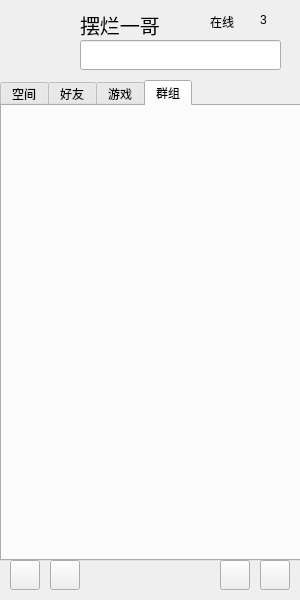
<?xml version="1.0" encoding="UTF-8"?>
<ui version="4.0">
 <class>MyChat</class>
 <widget class="QWidget" name="MyChat">
  <property name="geometry">
   <rect>
    <x>0</x>
    <y>0</y>
    <width>300</width>
    <height>600</height>
   </rect>
  </property>
  <property name="minimumSize">
   <size>
    <width>300</width>
    <height>600</height>
   </size>
  </property>
  <property name="maximumSize">
   <size>
    <width>300</width>
    <height>600</height>
   </size>
  </property>
  <property name="cursor">
   <cursorShape>PointingHandCursor</cursorShape>
  </property>
  <property name="windowTitle">
   <string>MyChat</string>
  </property>
  <property name="windowIcon">
   <iconset resource="resource.qrc">
    <normaloff>:/tx/6.png</normaloff>:/tx/6.png</iconset>
  </property>
  <widget class="QPushButton" name="pb_icon">
   <property name="geometry">
    <rect>
     <x>10</x>
     <y>10</y>
     <width>60</width>
     <height>60</height>
    </rect>
   </property>
   <property name="text">
    <string/>
   </property>
   <property name="icon">
    <iconset>
     <normaloff>:/tx/11.png</normaloff>:/tx/11.png</iconset>
   </property>
   <property name="iconSize">
    <size>
     <width>60</width>
     <height>60</height>
    </size>
   </property>
   <property name="flat">
    <bool>true</bool>
   </property>
  </widget>
  <widget class="QLabel" name="lb_name">
   <property name="geometry">
    <rect>
     <x>80</x>
     <y>10</y>
     <width>131</width>
     <height>30</height>
    </rect>
   </property>
   <property name="font">
    <font>
     <family>华文行楷</family>
     <pointsize>15</pointsize>
    </font>
   </property>
   <property name="text">
    <string>摆烂一哥</string>
   </property>
  </widget>
  <widget class="QLineEdit" name="le_feeling">
   <property name="geometry">
    <rect>
     <x>80</x>
     <y>40</y>
     <width>201</width>
     <height>30</height>
    </rect>
   </property>
   <property name="font">
    <font>
     <family>华文行楷</family>
    </font>
   </property>
  </widget>
  <widget class="QTabWidget" name="tabWidget">
   <property name="geometry">
    <rect>
     <x>0</x>
     <y>80</y>
     <width>301</width>
     <height>481</height>
    </rect>
   </property>
   <property name="currentIndex">
    <number>3</number>
   </property>
   <widget class="QWidget" name="page_message">
    <attribute name="title">
     <string>空间</string>
    </attribute>
    <widget class="QWidget" name="widget" native="true">
     <property name="geometry">
      <rect>
       <x>0</x>
       <y>0</y>
       <width>291</width>
       <height>451</height>
      </rect>
     </property>
    </widget>
   </widget>
   <widget class="QWidget" name="page_friend">
    <attribute name="title">
     <string>好友</string>
    </attribute>
    <widget class="QScrollArea" name="scrollArea">
     <property name="geometry">
      <rect>
       <x>0</x>
       <y>0</y>
       <width>291</width>
       <height>451</height>
      </rect>
     </property>
     <property name="widgetResizable">
      <bool>true</bool>
     </property>
     <widget class="QWidget" name="scrollAreaWidgetContents">
      <property name="geometry">
       <rect>
        <x>0</x>
        <y>0</y>
        <width>289</width>
        <height>449</height>
       </rect>
      </property>
      <layout class="QVBoxLayout" name="verticalLayout">
       <property name="leftMargin">
        <number>0</number>
       </property>
       <property name="topMargin">
        <number>3</number>
       </property>
       <property name="rightMargin">
        <number>0</number>
       </property>
       <property name="bottomMargin">
        <number>3</number>
       </property>
       <item>
        <widget class="QWidget" name="wdg_list" native="true"/>
       </item>
       <item>
        <spacer name="verticalSpacer">
         <property name="orientation">
          <enum>Qt::Vertical</enum>
         </property>
         <property name="sizeHint" stdset="0">
          <size>
           <width>20</width>
           <height>423</height>
          </size>
         </property>
        </spacer>
       </item>
      </layout>
     </widget>
    </widget>
   </widget>
   <widget class="QWidget" name="page_space">
    <attribute name="title">
     <string>游戏</string>
    </attribute>
    <widget class="QPushButton" name="pushButton">
     <property name="geometry">
      <rect>
       <x>40</x>
       <y>20</y>
       <width>70</width>
       <height>70</height>
      </rect>
     </property>
     <property name="acceptDrops">
      <bool>false</bool>
     </property>
     <property name="autoFillBackground">
      <bool>false</bool>
     </property>
     <property name="text">
      <string/>
     </property>
     <property name="icon">
      <iconset resource="resource.qrc">
       <normaloff>:/chesscards/pc_weiqi.PNG</normaloff>:/chesscards/pc_weiqi.PNG</iconset>
     </property>
     <property name="iconSize">
      <size>
       <width>70</width>
       <height>70</height>
      </size>
     </property>
     <property name="checkable">
      <bool>false</bool>
     </property>
     <property name="autoRepeat">
      <bool>false</bool>
     </property>
     <property name="autoExclusive">
      <bool>false</bool>
     </property>
     <property name="autoDefault">
      <bool>true</bool>
     </property>
     <property name="default">
      <bool>false</bool>
     </property>
     <property name="flat">
      <bool>true</bool>
     </property>
    </widget>
    <widget class="QLabel" name="label">
     <property name="geometry">
      <rect>
       <x>150</x>
       <y>30</y>
       <width>81</width>
       <height>41</height>
      </rect>
     </property>
     <property name="text">
      <string>   五子棋</string>
     </property>
    </widget>
   </widget>
   <widget class="QWidget" name="page_group">
    <attribute name="title">
     <string>群组</string>
    </attribute>
    <widget class="QWidget" name="widget_group" native="true">
     <property name="geometry">
      <rect>
       <x>0</x>
       <y>0</y>
       <width>291</width>
       <height>455</height>
      </rect>
     </property>
     <layout class="QVBoxLayout" name="verticalLayout_2">
      <item>
       <widget class="QWidget" name="widget_3" native="true"/>
      </item>
      <item>
       <spacer name="verticalSpacer_2">
        <property name="orientation">
         <enum>Qt::Vertical</enum>
        </property>
        <property name="sizeHint" stdset="0">
         <size>
          <width>20</width>
          <height>418</height>
         </size>
        </property>
       </spacer>
      </item>
     </layout>
    </widget>
   </widget>
  </widget>
  <widget class="QPushButton" name="pb_tool1">
   <property name="geometry">
    <rect>
     <x>10</x>
     <y>560</y>
     <width>30</width>
     <height>30</height>
    </rect>
   </property>
   <property name="text">
    <string/>
   </property>
   <property name="flat">
    <bool>false</bool>
   </property>
  </widget>
  <widget class="QPushButton" name="pb_tool2">
   <property name="geometry">
    <rect>
     <x>50</x>
     <y>560</y>
     <width>30</width>
     <height>30</height>
    </rect>
   </property>
   <property name="text">
    <string/>
   </property>
   <property name="flat">
    <bool>false</bool>
   </property>
  </widget>
  <widget class="QPushButton" name="pb_tool3">
   <property name="geometry">
    <rect>
     <x>220</x>
     <y>560</y>
     <width>30</width>
     <height>30</height>
    </rect>
   </property>
   <property name="text">
    <string/>
   </property>
  </widget>
  <widget class="QPushButton" name="pb_tool4">
   <property name="geometry">
    <rect>
     <x>260</x>
     <y>560</y>
     <width>30</width>
     <height>30</height>
    </rect>
   </property>
   <property name="text">
    <string/>
   </property>
  </widget>
  <widget class="QLabel" name="label_2">
   <property name="geometry">
    <rect>
     <x>210</x>
     <y>12</y>
     <width>41</width>
     <height>20</height>
    </rect>
   </property>
   <property name="text">
    <string>在线</string>
   </property>
  </widget>
  <widget class="QLabel" name="label_3">
   <property name="geometry">
    <rect>
     <x>260</x>
     <y>10</y>
     <width>21</width>
     <height>20</height>
    </rect>
   </property>
   <property name="text">
    <string>3</string>
   </property>
  </widget>
 </widget>
 <layoutdefault spacing="6" margin="11"/>
 <resources>
  <include location="resource.qrc"/>
 </resources>
 <connections/>
</ui>
